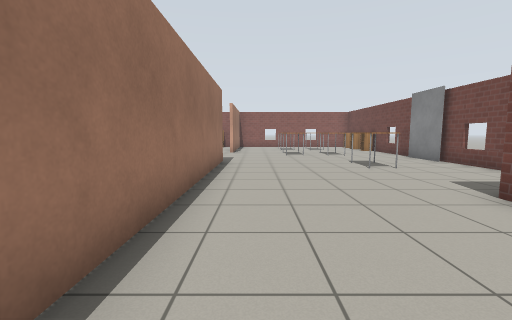
view 1 (above)

17 first-person views from a walk through a Gazebo world. The camera is 1 m above the floor, tilts 6° down and sees 90° across. The floor is counted in squares, 1 m on a side. Each view is taken from the middle of a square. On the plan, view 1 faces up. The plan holds only what a view shows up to about 11 squares ahead; the rest is blank. The robots in the file are not drawn. Simple patterns stand in for the simulator's built-in surfaces.

view 2
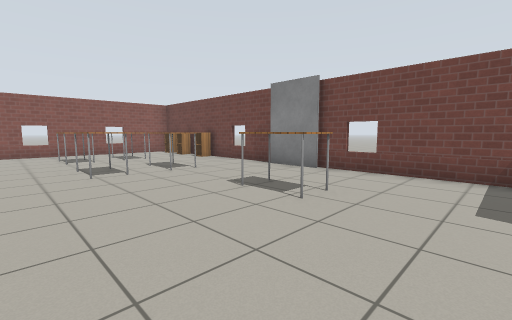

view 3
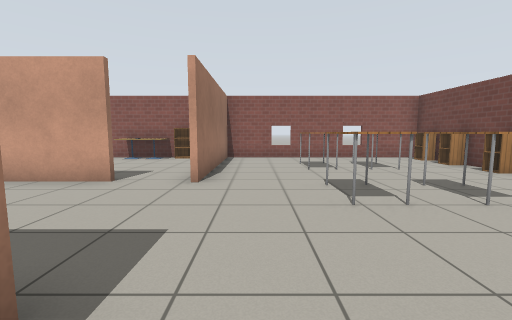

view 4
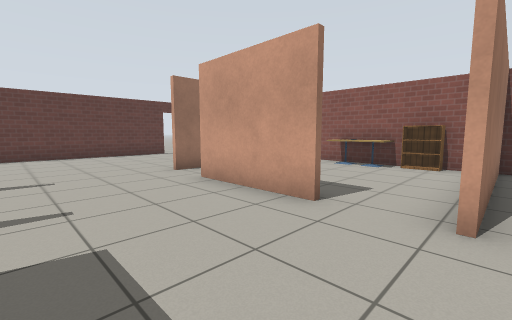

view 5
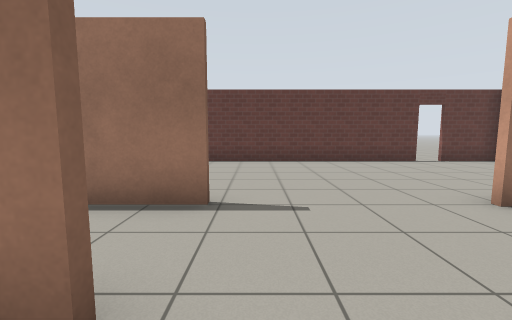

view 6
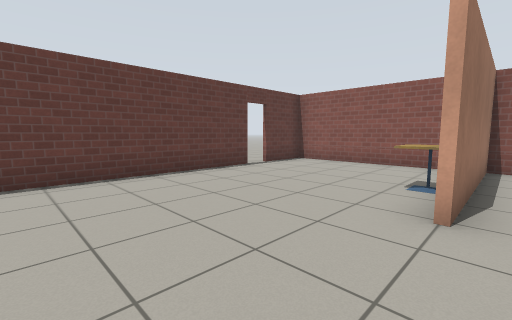

view 7
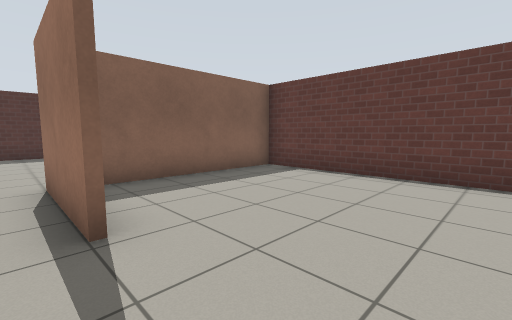

view 8
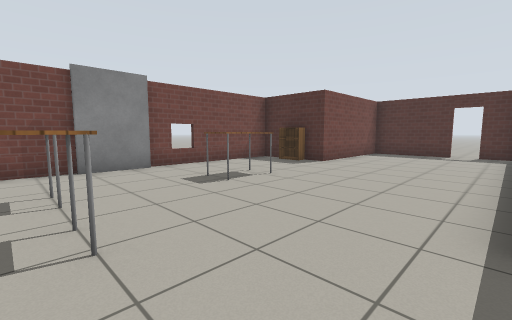

view 9
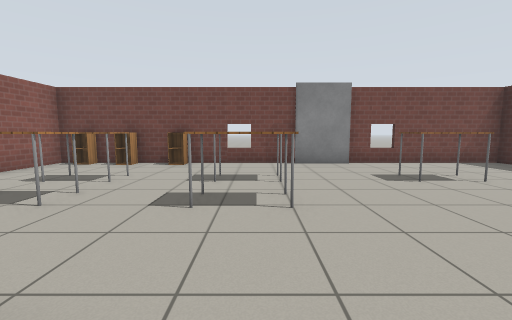

view 10
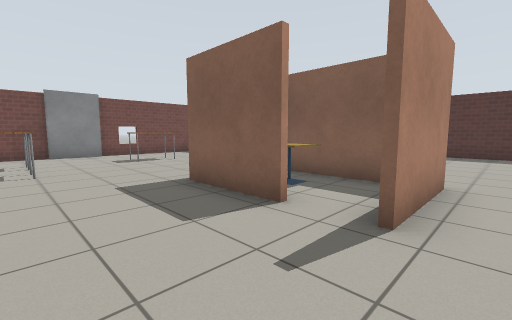

view 11
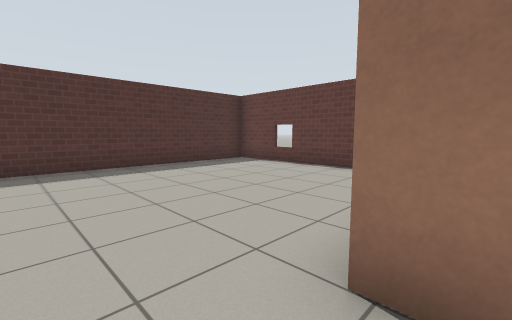

view 12
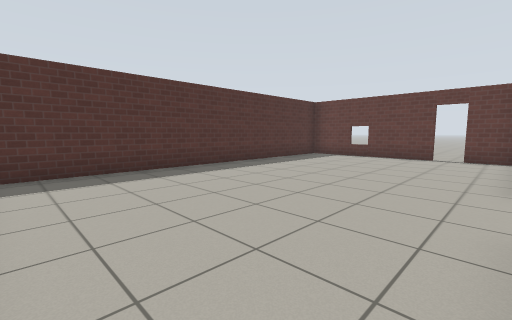

view 13
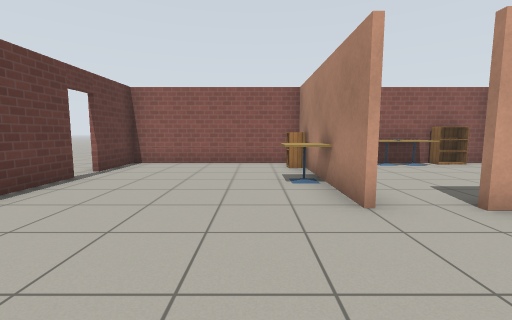

view 14
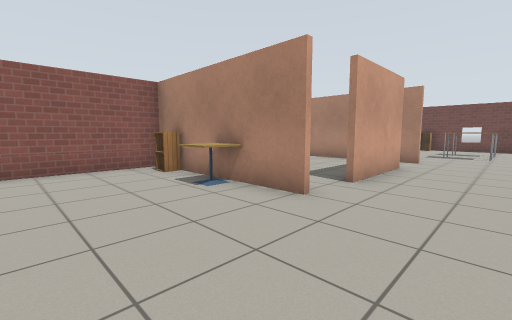

view 15
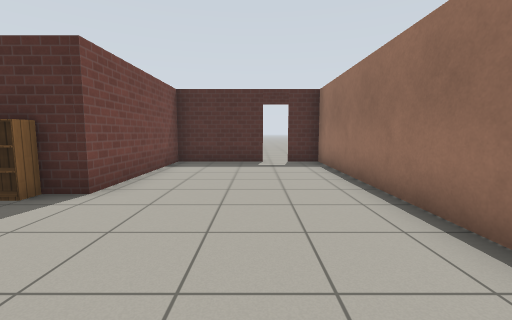

view 16
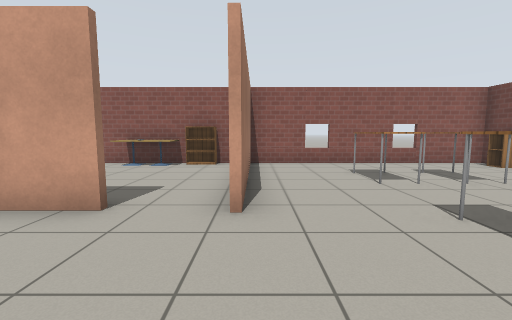

view 17
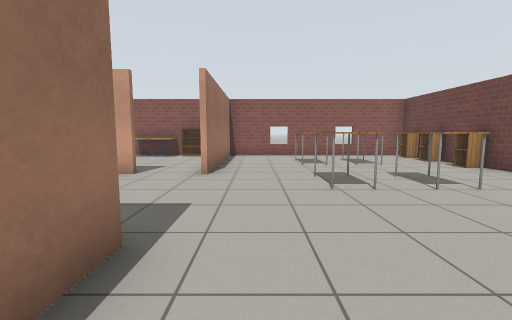

### Floor plan
Ten units are one square. View 1 is at (0, 0); x grows to the right and y downward. Boxes are objects, and circles mark ways between rooms. Rooms are numbered by the first view taken in them; rooms with no view inside come last. Other rooms are left out.
<svg viewBox="-136 -191 207 206">
<path fill="none" stroke="#000" d="M-13 -131 -13 -138M-29 -132 -61 -132M-38 -92 -12 -92 -12 10 -1 10M-52 -64 -52 -92M-75 -94 -75 -63M-75 -132 -75 -186M-69 -186 -131 -186 -131 -165M54 -39 66 -39 66 -186 -12 -186 -12 -131M-131 -158 -131 -65 -84 -65M7 10 37 10 37 -39M-131 -40 -131 10 -19 10M-131 -61 -131 -49M-44 -186 -69 -186M-13 -155 -13 -171M-14 -186 -26 -186M-75 -186 -75 -133M-43 -65 -18 -65"/>
<rect x="-85" y="-165" width="10" height="20" fill="#bbb"><title>cafe table</title></rect>
<rect x="-85" y="-185" width="10" height="10" fill="#bbb"><title>cabinet</title></rect>
<rect x="15" y="-135" width="10" height="20" fill="#bbb"><title>table</title></rect>
<rect x="15" y="-165" width="10" height="20" fill="#bbb"><title>table</title></rect>
<rect x="25" y="-85" width="20" height="20" fill="#bbb"><title>table</title></rect>
<rect x="25" y="-135" width="20" height="20" fill="#bbb"><title>table</title></rect>
<rect x="25" y="-165" width="20" height="20" fill="#bbb"><title>table</title></rect>
<rect x="55" y="-105" width="10" height="10" fill="#bbb"><title>grey box</title></rect>
<rect x="55" y="-155" width="10" height="10" fill="#bbb"><title>cabinet</title></rect>
<rect x="55" y="-165" width="10" height="10" fill="#bbb"><title>cabinet</title></rect>
<rect x="55" y="-185" width="10" height="10" fill="#bbb"><title>cabinet</title></rect>
<rect x="-45" y="-185" width="10" height="10" fill="#bbb"><title>cafe table</title></rect>
<rect x="-35" y="-185" width="20" height="10" fill="#bbb"><title>bookshelf</title></rect>
<rect x="-35" y="-85" width="20" height="20" fill="#bbb"><title>cafe table</title></rect>
<circle cx="-65" cy="-70" r="3" fill="#2a7"/>
<circle cx="-25" cy="-130" r="3" fill="#2a7"/>
<circle cx="-40" cy="-90" r="3" fill="#2a7"/>
<text x="-20" y="-110">1</text>
<text x="-70" y="-30">2</text>
<text x="-40" y="-160">3</text>
<text x="-30" y="-80">4</text>
</svg>
Room 1 opens to room 2. Room 1 opens to room 3. Room 1 opens to room 4.

Where each view was taken, in squares from view 1:
view 1: 0 up, 0 right, facing up
view 2: 5 up, 0 right, facing up-right
view 3: 8 up, 0 right, facing up
view 4: 10 up, 1 left, facing up-left
view 5: 10 up, 4 left, facing left
view 6: 10 up, 7 left, facing up-left
view 7: 12 up, 7 left, facing down-left
view 8: 12 up, 1 left, facing down-right
view 9: 12 up, 2 left, facing right
view 10: 12 up, 6 left, facing down-right
view 11: 7 up, 6 left, facing down-left
view 12: 6 up, 2 left, facing down-left
view 13: 10 up, 9 left, facing up
view 14: 11 up, 11 left, facing up-right
view 15: 8 up, 1 right, facing down
view 16: 10 up, 1 left, facing up
view 17: 7 up, 0 right, facing up
